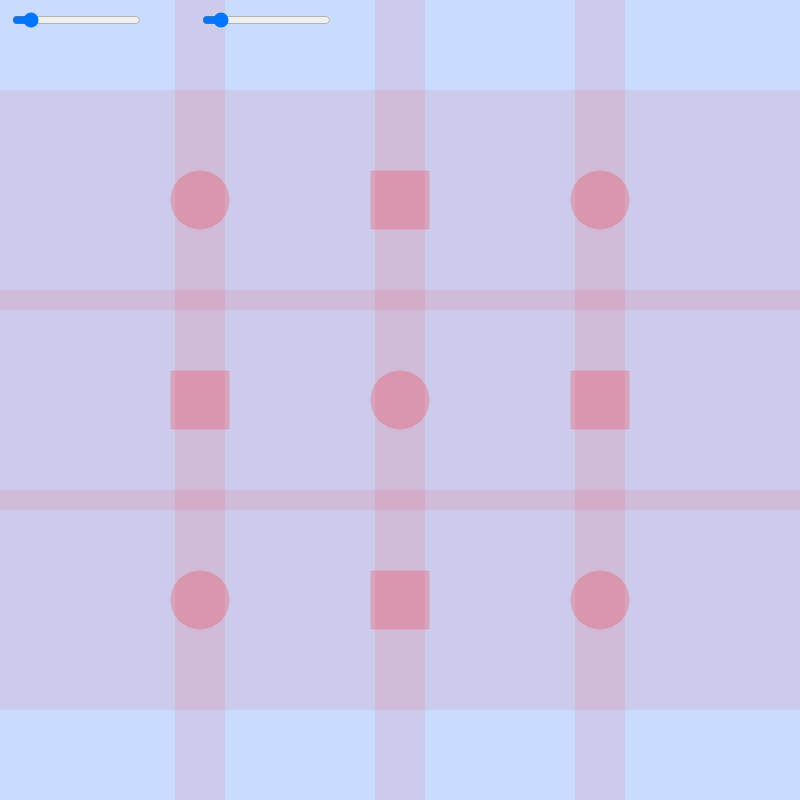
Frame 1 (no input)
Frame 60 (no input): identical to frame 1, image omitted
Frame 120 (the mouse pressed at the canvas centre since frame 60): identical to frame 1, image omitted

The p5.js sketch that drew this single still picture (run headless with seeded random() and noise() and a simulated clock; from frame 60 on, the mouse is pressed at the canvas centre):

// p5.js sketch
// ── sketch.js

//SliderCircles

let valueSliderCircles;
let inputMin = 0;
let inputMax = 100;
let outputMin = 10;
let outputMax = 500;
let outputValue
let inputValue
let rund
let verticalstroke


let valueSliderstrokeVertical;



let durchmesser
//let mouseClickedpositionX = mouseIsPressed ? mouseX : 0;
//let mouseClickedpositionY = mouseIsPressed ? mouseY : 0;

function setup() {
  createCanvas(800, 800);

  valueSliderCircles = createSlider(0, 100, 10)
  valueSliderCircles.position(10, 10);

  valueSliderverticalStroke = createSlider(0, 100, 10)
  valueSliderverticalStroke.position(200, 10);

}




function draw() {
  background(200, 220, 255,);

  inputValue = valueSliderCircles.value();
  outputValue = map(inputValue, inputMin, inputMax, outputMin, outputMax);
  let durchmesser = outputValue;
  let rund = durchmesser;
  let zufallcenter = CENTER + random(-50,50);
  verticalstroke = 220;
  horizontalstroke = 50;


  fill(255, 0, 0, 50)
  noStroke()
  rectMode(CENTER)
  rect(200, 200, durchmesser, durchmesser,rund);
  rect(200, 400, durchmesser, durchmesser);
  rect(200, 600, durchmesser, durchmesser, rund);
  rect(400, 200, durchmesser, durchmesser);
  rect(400, 400, durchmesser, durchmesser, rund);
  rect(400, 600, durchmesser, durchmesser);
  rect(600, 200, durchmesser, durchmesser, rund);
  rect(600, 400, durchmesser, durchmesser);
  rect(600, 600, durchmesser, durchmesser, rund);

  stroke(255, 0, 0, 20);
  strokeWeight(horizontalstroke)
  line(200,0,200,800);
  line(400,0,400,800);
  line(600,0,600,800);
  strokeWeight(verticalstroke)
  line(0,200,800,200);
  line(0,400,800,400);
  line(0,600,800,600);

  //stroke(255, 0, 0, 100);
  //line(durchmesser, durchmesser, mouseX, mouseY);


  //mouseClicked = function() {
  //durchmesser += 10;}


  // fill (outputValue, 100,100);
  // ellipse (100, 100, 100, 100);

}
